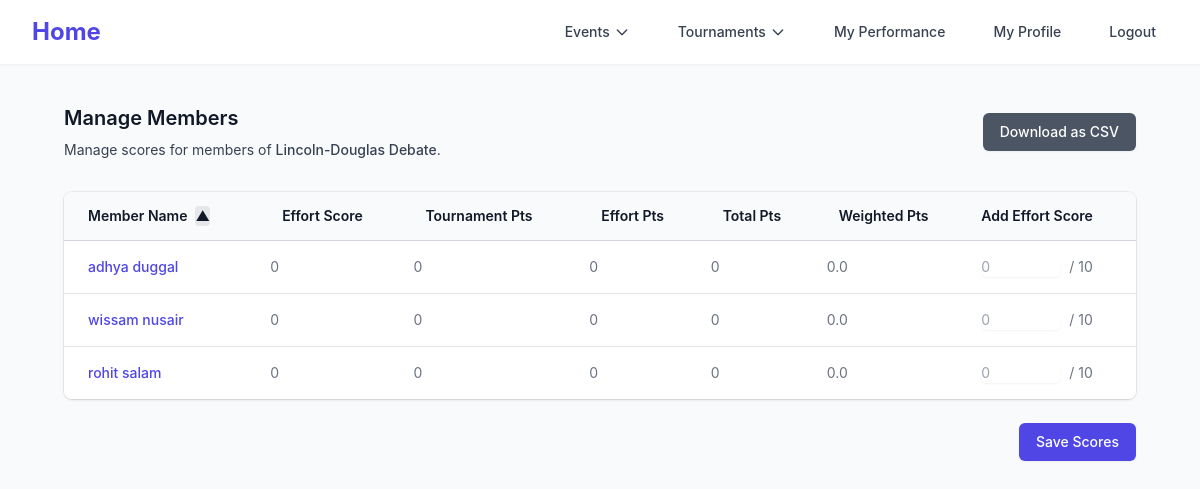
Screenshot of /events/manage_members/1 (signed in) with the database file from the repository.
### mason_snd/models/events.py (models this page shows, shortened)
class Event(db.Model):
    id = db.Column(db.Integer, primary_key=True)
    event_name = db.Column(db.String)
    event_description = db.Column(db.String)
    event_emoji = db.Column(db.String)
    owner_id = db.Column(db.Integer, db.ForeignKey('user.id'))
    owner = db.relationship('User', foreign_keys=[owner_id], backref='event')
    event_type = db.Column(db.Integer) # 0 = speech, 1 = LD, 2 = PF
    is_partner_event = db.Column(db.Boolean, default=False) # True if event requires partners
    leaders = db.relationship('Event_Leader', back_populates='event')

### mason_snd/models/auth.py (models this page shows)
class User(db.Model):
    id = db.Column(db.Integer, primary_key=True)
    first_name = db.Column(db.String(50), nullable=False)
    last_name = db.Column(db.String(50), nullable=False)
    email = db.Column(db.String(50), nullable=True)
    password = db.Column(db.String(500), nullable=True)
    phone_number = db.Column(db.String(50), nullable=True)
    is_parent = db.Column(db.Boolean, default=False)
    role = db.Column(db.Integer, default=0)
    judging_reqs = db.Column(db.String(5000), nullable=True)
    emergency_contact_first_name = db.Column(db.String(50), nullable=True)
    emergency_contact_last_name = db.Column(db.String(50), nullable=True)
    emergency_contact_number = db.Column(db.String(50), nullable=True)
    emergency_contact_relationship = db.Column(db.String(50), nullable=True)
    emergency_contact_email = db.Column(db.String(50), nullable=True)
    child_first_name = db.Column(db.String(50), nullable=True)
    child_last_name = db.Column(db.String(50), nullable=True)
    points = db.Column(db.Integer, default=0)
    drops = db.Column(db.Integer, default=0)
    bids = db.Column(db.Integer, default=0)
    tournaments_attended_number = db.Column(db.Integer, default=0)
    @property
    def tournament_points(self):
        from mason_snd.models.tournaments import Tournament_Performance
        performances = Tournament_Performance.query.filter_by(user_id=self.id).all()
        return sum([p.points or 0 for p in performances])
    @property
    def effort_points(self):
        from mason_snd.models.events import Effort_Score
        scores = Effort_Score.query.filter_by(user_id=self.id).all()
        return sum([s.score or 0 for s in scores])
    account_claimed = db.Column(db.Boolean, default=False)

### mason_snd/blueprints/events/events.py (the view, shortened to what this page needs)
@events_bp.route('/manage_members/<int:event_id>', methods=['POST', 'GET'])
@prevent_race_condition('manage_members', min_interval=1.0, redirect_on_duplicate=lambda uid, form: redirect(url_for('events.index')))
def manage_members(event_id):
    user_id = session.get('user_id')
    if not user_id:
        flash('You must be logged in to manage members.', 'error')
        return redirect(url_for('auth.login'))
    user = User.query.filter_by(id=user_id).first()
    event = Event.query.get(event_id)
    if not event:
        flash('Event not found.', 'error')
        return redirect(url_for('events.index'))
    if not (event.owner_id == user_id or (user and user.role >= 2)):
        flash('You are not authorized to manage this event.', 'error')
        return redirect(url_for('events.index'))
    settings = MetricsSettings.query.first()
    if not settings:
        tournament_weight, effort_weight = 0.7, 0.3
    else:
        tournament_weight, effort_weight = settings.tournament_weight, settings.effort_weight
    sort = request.args.get('sort', 'name')
    direction = request.args.get('direction', 'asc')
    user_events = User_Event.query.filter_by(event_id=event_id).all()
    members = []
    for ue in user_events:
        user = User.query.get(ue.user_id)
        tournament_points = user.tournament_points or 0
        effort_points = user.effort_points or 0
        total_points = tournament_points + effort_points
        weighted_points = round(tournament_points * tournament_weight + effort_points * effort_weight, 2)
        members.append({
            "user": user,
            "effort_score": ue.effort_score,
            "tournament_points": tournament_points,
            "effort_points": effort_points,
            "total_points": total_points,
            "weighted_points": weighted_points,
        })
    sort_key_map = {
        'name': lambda m: (m['user'].last_name.lower(), m['user'].first_name.lower()),
        'effort_score': lambda m: m['effort_score'],
        'tournament_points': lambda m: m['tournament_points'],
        'effort_points': lambda m: m['effort_points'],
        'total_points': lambda m: m['total_points'],
        'weighted_points': lambda m: m['weighted_points'],
    }
    if sort in sort_key_map:
        reverse = direction == 'desc'
        members = sorted(members, key=sort_key_map[sort], reverse=reverse)
    def next_direction(column):
        if sort == column:
            if direction == 'asc':
                return 'desc'
            elif direction == 'desc':
                return 'asc'
            else:
                return 'asc'
        else:
            return 'asc'
    return render_template(
        'events/manage_members.html',
        members=members,
        event=event,
        sort=sort,
        direction=direction,
        next_direction=next_direction
    )

### mason_snd/utils/race_protection.py (called while the page is built, shortened)
def prevent_race_condition(form_type, min_interval=1.0, use_form_hash=True, redirect_on_duplicate=None):
    def decorator(func):
        @wraps(func)
        def wrapper(*args, **kwargs):
            if request.method != 'POST':
                return func(*args, **kwargs)
        return wrapper
    return decorator

### mason_snd/templates/events/manage_members.html (shortened to what this page needs)
{% extends "events/base.html" %}
{% block content %}
<div class="px-4 sm:px-6 lg:px-8">
    <div class="sm:flex sm:items-center">
        <div class="sm:flex-auto">
            <h1 class="text-xl font-semibold text-gray-900">Manage Members</h1>
            <p class="mt-2 text-sm text-gray-700">Manage scores for members of <span class="font-medium">{{ event.event_name }}</span>.</p>
        </div>
        <div class="mt-4 sm:mt-0 sm:ml-16 sm:flex-none">
            <a href="{{ url_for('events.download_event_members', event_id=event.id) }}" class="inline-flex items-center justify-center rounded-md border border-transparent bg-gray-600 px-4 py-2 text-sm font-medium text-white shadow-sm hover:bg-gray-700 focus:outline-none focus:ring-2 focus:ring-gray-500 focus:ring-offset-2 sm:w-auto">
                Download as CSV
            </a>
        </div>
    </div>
    <form method="POST">
        <div class="mt-8 flex flex-col">
            <div class="-my-2 -mx-4 overflow-x-auto sm:-mx-6 lg:-mx-8">
                <div class="inline-block min-w-full py-2 align-middle md:px-6 lg:px-8">
                    <div class="overflow-hidden shadow ring-1 ring-black ring-opacity-5 md:rounded-lg">
                        <table class="min-w-full divide-y divide-gray-300">
                            <thead class="bg-gray-50">
                                <tr>
                                    {% set columns = [
                                        ('name', 'Member Name'), ('effort_score', 'Effort Score'), ('tournament_points', 'Tournament Pts'),
                                        ('effort_points', 'Effort Pts'), ('total_points', 'Total Pts'), ('weighted_points', 'Weighted Pts')
                                    ] %}
                                    {% for col_key, col_name in columns %}
                                    <th scope="col" class="py-3.5 pl-4 pr-3 text-left text-sm font-semibold text-gray-900 sm:pl-6">
                                        <a href="{{ url_for('events.manage_members', event_id=event.id, sort=col_key, direction=next_direction(col_key)) }}" class="group inline-flex">
                                            {{ col_name }}
                                            {% if sort == col_key %}
                                                <span class="ml-2 flex-none rounded {% if direction == 'asc' %} bg-gray-200 text-gray-900 group-hover:bg-gray-300 {% else %} bg-gray-200 text-gray-900 group-hover:bg-gray-300 {% endif %}">
                                                    {% if direction == 'asc' %}▲{% else %}▼{% endif %}
                                                </span>
                                            {% endif %}
                                        </a>
                                    </th>
                                    {% endfor %}
                                    <th scope="col" class="px-3 py-3.5 text-left text-sm font-semibold text-gray-900">Add Effort Score</th>
                                </tr>
                            </thead>
                            <tbody class="divide-y divide-gray-200 bg-white">
                                {% for member in members %}
                                <tr>
                                    <td class="whitespace-nowrap py-4 pl-4 pr-3 text-sm font-medium text-gray-900 sm:pl-6">
                                        <a href="{{ url_for('metrics.user_detail', user_id=member.user.id) }}" class="text-[color:var(--color-primary-600)] hover:text-[color:var(--color-primary-700)]">{{ member.user.first_name }} {{ member.user.last_name }}</a>
                                    </td>
                                    <td class="whitespace-nowrap px-3 py-4 text-sm text-gray-500">{{ member.effort_score }}</td>
                                    <td class="whitespace-nowrap px-3 py-4 text-sm text-gray-500">{{ member.tournament_points }}</td>
                                    <td class="whitespace-nowrap px-3 py-4 text-sm text-gray-500">{{ member.effort_points }}</td>
                                    <td class="whitespace-nowrap px-3 py-4 text-sm text-gray-500">{{ member.total_points }}</td>
                                    <td class="whitespace-nowrap px-3 py-4 text-sm text-gray-500">{{ member.weighted_points }}</td>
                                    <td class="whitespace-nowrap px-3 py-4 text-sm text-gray-500">
                                        <div class="flex items-center">
                                            <input type="number" name="effort_score_{{ member.user.id }}" min="0" max="10" placeholder="0" class="w-20 rounded-md border-gray-300 shadow-sm focus:border-[color:var(--color-primary-500)] focus:ring-[color:var(--color-primary-500)] sm:text-sm">
                                            <span class="ml-2 text-gray-500">/ 10</span>
                                        </div>
                                    </td>
                                </tr>
                                {% endfor %}
                            </tbody>
                        </table>
                    </div>
                </div>
            </div>
        </div>
        <div class="mt-6 flex justify-end">
            <button type="submit" class="inline-flex items-center justify-center rounded-md border border-transparent bg-[color:var(--color-primary-600)] px-4 py-2 text-sm font-medium text-white shadow-sm hover:bg-[color:var(--color-primary-700)] focus:outline-none focus:ring-2 focus:ring-[color:var(--color-primary-500)] focus:ring-offset-2 sm:w-auto">
                Save Scores
            </button>
        </div>
    </form>
</div>
{% endblock %}

### mason_snd/templates/events/base.html (style rules this page uses)
:root { --color-primary-50: #eef2ff; --color-primary-100: #e0e7ff; --color-primary-500: #6366f1; --color-primary-600: #4f46e5; --color-primary-700: #4338ca; }
body { font-family: 'Inter', sans-serif; }

### rows the page displays
Event: event_name "Lincoln-Douglas Debate"
User: user.first_name "adhya", user.last_name "duggal"
User: user.first_name "wissam", user.last_name "nusair"
User: user.first_name "rohit", user.last_name "salam"

### other values shown
{{ col_name }} "Member Name" "Effort Score" "Tournament Pts" "Effort Pts" "Total Pts" "Weighted Pts"
{{ member.effort_score }} "0" "0" "0"
{{ member.tournament_points }} "0" "0" "0"
{{ member.effort_points }} "0" "0" "0"
{{ member.total_points }} "0" "0" "0"
{{ member.weighted_points }} "0.0" "0.0" "0.0"
